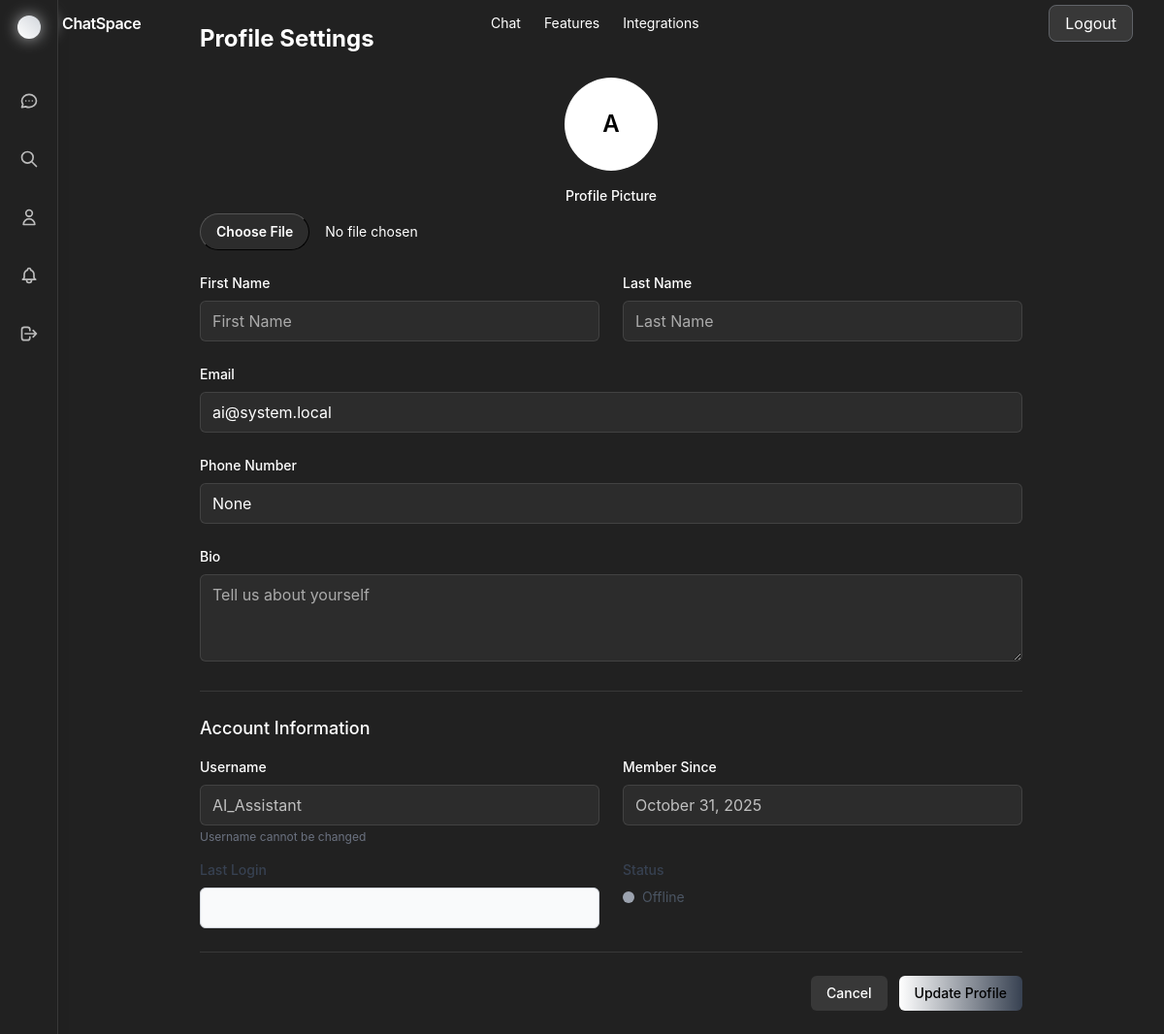
Page /profile/ (signed in) on the committed database.
### app1/models.py (models this page shows, shortened)
class User(AbstractUser):
    id = models.UUIDField(primary_key=True, default=uuid.uuid4, editable=False)
    phone_number = models.CharField(max_length=15, unique=True, blank=True, null=True)
    profile_picture = models.ImageField(upload_to='profile_pictures/', blank=True, null=True)
    bio = models.TextField(max_length=500, blank=True)
    is_online = models.BooleanField(default=False)
    last_seen = models.DateTimeField(default=timezone.now)
    created_at = models.DateTimeField(auto_now_add=True)
    updated_at = models.DateTimeField(auto_now=True)
    class Meta:
        db_table = 'users'

### app1/views.py (the view)
# urls.py: path('profile/', views.profile, name='profile'),
@login_required
def profile(request):
    if request.method == 'POST':
        form = ProfileUpdateForm(request.POST, request.FILES, instance=request.user)
        if form.is_valid():
            form.save()
            messages.success(request, 'Profile updated successfully!')
            return redirect('profile')
    else:
        form = ProfileUpdateForm(instance=request.user)
    return render(request, 'app1/profile.html', {'form': form})

### app1/forms.py
class ProfileUpdateForm(forms.ModelForm):
    class Meta:
        model = User
        fields = ['first_name', 'last_name', 'email', 'phone_number',
                 'profile_picture', 'bio']
    def __init__(self, *args, **kwargs):
        super().__init__(*args, **kwargs)
        self.helper = FormHelper()
        self.helper.layout = Layout(
            Row(
                Column('first_name', css_class='form-group col-md-6 mb-0'),
                Column('last_name', css_class='form-group col-md-6 mb-0'),
                css_class='form-row'
            ),
            'email',
            'phone_number',
            'profile_picture',
            'bio',
            Submit('submit', 'Update Profile', css_class='btn btn-primary')
        )

### app1/context_processors.py (called while the page is built)
def notifications_context(request):
    if request.user.is_authenticated:
        return {
            'notifications': Notification.objects.filter(user=request.user).order_by('-created_at')[:10]
        }
    return {}

### app1/templates/app1/profile.html (shortened to what this page needs)
{% extends 'app1/base.html' %}
{% block content %}
<div class="max-w-4xl mx-auto">
    <div class="rounded-lg overflow-hidden glass">
        <div class="p-6">
            <h2 class="text-2xl font-bold text-white mb-6">Profile Settings</h2>
            <form method="post" enctype="multipart/form-data" class="space-y-6">
                <div class="text-center">
                    <div class="relative inline-block">
                        {% if user.profile_picture %}
                            <img src="{{ user.profile_picture.url }}" alt="{{ user.username }}" class="w-24 h-24 rounded-full object-cover mx-auto">
                        {% else %}
                            <div class="w-24 h-24 bg-white rounded-full flex items-center justify-center text-black font-semibold text-2xl mx-auto">
                                {{ user.username|first|upper }}
                            </div>
                        {% endif %}
                    </div>
                    <div class="mt-4">
                        <label for="{{ form.profile_picture.id_for_label }}" class="block text-sm font-medium text-white mb-2">Profile Picture</label>
                        <input id="{{ form.profile_picture.id_for_label }}"
                               name="{{ form.profile_picture.name }}"
                               type="file"
                               accept="image/*"
                               class="block w-full text-sm text-white file:mr-4 file:py-2 file:px-4 file:rounded-full file:border border-white/20 file:text-sm file:font-semibold file:bg-white/5 file:text-white hover:file:bg-white/10">
                    </div>
                </div>
                <div class="grid grid-cols-1 md:grid-cols-2 gap-6">
                    <div>
                        <label for="{{ form.first_name.id_for_label }}" class="block text-sm font-medium text-white mb-2">First Name</label>
                        <input id="{{ form.first_name.id_for_label }}"
                               name="{{ form.first_name.name }}"
                               type="text"
                               required
                               class="w-full px-3 py-2 border border-white/10 bg-white/5 text-white placeholder-white/60 rounded-md focus:outline-none focus:ring-2 focus:ring-gray-400/50 focus:border-transparent"
                               placeholder="First Name"
                               value="{{ form.first_name.value|default:user.first_name }}">
                    </div>
                    <div>
                        <label for="{{ form.last_name.id_for_label }}" class="block text-sm font-medium text-white mb-2">Last Name</label>
                        <input id="{{ form.last_name.id_for_label }}"
                               name="{{ form.last_name.name }}"
                               type="text"
                               required
                               class="w-full px-3 py-2 border border-white/10 bg-white/5 text-white placeholder-white/60 rounded-md focus:outline-none focus:ring-2 focus:ring-gray-400/50 focus:border-transparent"
                               placeholder="Last Name"
                               value="{{ form.last_name.value|default:user.last_name }}">
                    </div>
                </div>
                <div>
                    <label for="{{ form.email.id_for_label }}" class="block text-sm font-medium text-white mb-2">Email</label>
                    <input id="{{ form.email.id_for_label }}"
                           name="{{ form.email.name }}"
                           type="email"
                           required
                           class="w-full px-3 py-2 border border-white/10 bg-white/5 text-white placeholder-white/60 rounded-md focus:outline-none focus:ring-2 focus:ring-blue-500/50 focus:border-transparent"
                           placeholder="Email"
                           value="{{ form.email.value|default:user.email }}">
                </div>
                <div>
                    <label for="{{ form.phone_number.id_for_label }}" class="block text-sm font-medium text-white mb-2">Phone Number</label>
                    <input id="{{ form.phone_number.id_for_label }}"
                           name="{{ form.phone_number.name }}"
                           type="tel"
                           class="w-full px-3 py-2 border border-white/10 bg-white/5 text-white placeholder-white/60 rounded-md focus:outline-none focus:ring-2 focus:ring-blue-500/50 focus:border-transparent"
                           placeholder="Phone Number"
                           value="{{ form.phone_number.value|default:user.phone_number }}">
                </div>
                <div>
                    <label for="{{ form.bio.id_for_label }}" class="block text-sm font-medium text-white mb-2">Bio</label>
                    <textarea id="{{ form.bio.id_for_label }}"
                              name="{{ form.bio.name }}"
                              rows="3"
                              class="w-full px-3 py-2 border border-white/10 bg-white/5 text-white placeholder-white/60 rounded-md focus:outline-none focus:ring-2 focus:ring-blue-500/50 focus:border-transparent"
                              placeholder="Tell us about yourself">{{ form.bio.value|default:user.bio }}</textarea>
                </div>
                <div class="border-t border-white/10 pt-6">
                    <h3 class="text-lg font-medium text-white mb-4">Account Information</h3>
                    <div class="grid grid-cols-1 md:grid-cols-2 gap-6">
                        <div>
                            <label class="block text-sm font-medium text-white mb-2">Username</label>
                            <input type="text"
                                   value="{{ user.username }}"
                                   disabled
                                   class="w-full px-3 py-2 border border-white/10 rounded-md bg-white/5 text-white/70">
                            <p class="text-xs text-gray-500 mt-1">Username cannot be changed</p>
                        </div>
                        <div>
                            <label class="block text-sm font-medium text-white mb-2">Member Since</label>
                            <input type="text"
                                   value="{{ user.date_joined|date:'F j, Y' }}"
                                   disabled
                                   class="w-full px-3 py-2 border border-white/10 rounded-md bg-white/5 text-white/70">
                        </div>
                    </div>
                    <div class="grid grid-cols-1 md:grid-cols-2 gap-6 mt-4">
                        <div>
                            <label class="block text-sm font-medium text-gray-700 mb-2">Last Login</label>
                            <input type="text"
                                   value="{{ user.last_login|date:'F j, Y g:i A' }}"
                                   disabled
                                   class="w-full px-3 py-2 border border-gray-300 rounded-md bg-gray-50 text-gray-500">
                        </div>
                        <div>
                            <label class="block text-sm font-medium text-gray-700 mb-2">Status</label>
                            <div class="flex items-center space-x-2">
                                <div class="w-3 h-3 rounded-full {% if user.is_online %}bg-green-500{% else %}bg-gray-400{% endif %}"></div>
                                <span class="text-sm text-gray-600">
                                    {% if user.is_online %}Online{% else %}Offline{% endif %}
                                </span>
                            </div>
                        </div>
                    </div>
                </div>
                <div class="flex justify-end space-x-3 pt-6 border-t border-white/10">
                    <a href="{% url 'chat_list' %}"
                       class="px-4 py-2 text-sm font-medium text-white bg-white/10 hover:bg-white/20 rounded-md">
                        Cancel
                    </a>
                    <button type="submit"
                            class="px-4 py-2 text-sm font-medium text-black bg-gradient-to-r from-white to-gray-700 hover:from-white hover:to-gray-600 rounded-md">
                        Update Profile
                    </button>
                </div>
            </form>
        </div>
    </div>
</div>
{% endblock %}

### app1/templates/app1/base.html (style rules this page uses)
:root { --bg-primary: #212121; --bg-secondary: #303030; --border-color: rgba(255, 255, 255, 0.1); --text-primary: #ffffff; --hover-color: #424242; }
html, body { height: 100%; margin: 0; padding: 0; background-color: var(--bg-primary); color: var(--text-primary); font-family: 'Inter', system-ui, -apple-system, sans-serif; }
body { overflow: hidden !important; }

### rows in the picture
User: username|first "A", email "ai@system.local", phone_number "None", username "AI_Assistant", date_joined "October 31, 2025"
